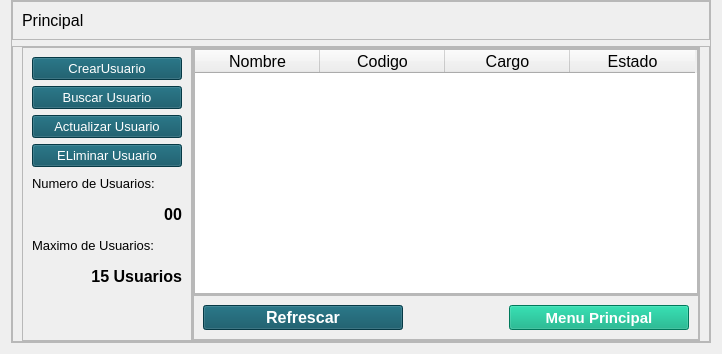
             <widget class="QWidget" name="pageA_Inicio">
              <layout class="QHBoxLayout" name="horizontalLayout_5">
               <property name="topMargin">
                <number>0</number>
               </property>
               <item>
                <widget class="QFrame" name="cuerpo">
                 <property name="minimumSize">
                  <size>
                   <width>0</width>
                   <height>0</height>
                  </size>
                 </property>
                 <property name="maximumSize">
                  <size>
                   <width>700</width>
                   <height>16777215</height>
                  </size>
                 </property>
                 <property name="styleSheet">
                  <string notr="true"/>
                 </property>
                 <property name="frameShape">
                  <enum>QFrame::StyledPanel</enum>
                 </property>
                 <property name="frameShadow">
                  <enum>QFrame::Raised</enum>
                 </property>
                 <layout class="QVBoxLayout" name="verticalLayout_3">
                  <property name="spacing">
                   <number>6</number>
                  </property>
                  <property name="leftMargin">
                   <number>0</number>
                  </property>
                  <property name="topMargin">
                   <number>0</number>
                  </property>
                  <property name="rightMargin">
                   <number>0</number>
                  </property>
                  <property name="bottomMargin">
                   <number>0</number>
                  </property>
                  <item>
                   <widget class="QFrame" name="Atitulo">
                    <property name="maximumSize">
                     <size>
                      <width>16777215</width>
                      <height>40</height>
                     </size>
                    </property>
                    <property name="frameShape">
                     <enum>QFrame::StyledPanel</enum>
                    </property>
                    <property name="frameShadow">
                     <enum>QFrame::Raised</enum>
                    </property>
                    <layout class="QVBoxLayout" name="verticalLayout_4">
                     <item>
                      <widget class="QLabel" name="label_2">
                       <property name="maximumSize">
                        <size>
                         <width>300</width>
                         <height>300</height>
                        </size>
                       </property>
                       <property name="font">
                        <font>
                         <pointsize>12</pointsize>
                        </font>
                       </property>
                       <property name="text">
                        <string>Principal</string>
                       </property>
                      </widget>
                     </item>
                    </layout>
                   </widget>
                  </item>
                  <item>
                   <widget class="QFrame" name="Cbody">
                    <property name="frameShape">
                     <enum>QFrame::StyledPanel</enum>
                    </property>
                    <property name="frameShadow">
                     <enum>QFrame::Raised</enum>
                    </property>
                    <layout class="QHBoxLayout" name="horizontalLayout_6">
                     <property name="spacing">
                      <number>0</number>
                     </property>
                     <property name="topMargin">
                      <number>0</number>
                     </property>
                     <property name="bottomMargin">
                      <number>0</number>
                     </property>
                     <item>
                      <widget class="QFrame" name="frame_8">
                       <property name="minimumSize">
                        <size>
                         <width>170</width>
                         <height>0</height>
                        </size>
                       </property>
                       <property name="maximumSize">
                        <size>
                         <width>150</width>
                         <height>16777215</height>
                        </size>
                       </property>
                       <property name="styleSheet">
                        <string notr="true">QPushButton
{
color: rgb(255, 255, 255);
background-color: rgb(8, 80, 97);
}
QPushButton::hover
{
color: rgb(255, 255, 255);
	background-color: rgb(45, 131, 118);
}</string>
                       </property>
                       <property name="frameShape">
                        <enum>QFrame::StyledPanel</enum>
                       </property>
                       <property name="frameShadow">
                        <enum>QFrame::Raised</enum>
                       </property>
                       <layout class="QVBoxLayout" name="verticalLayout_7">
                        <item>
                         <widget class="QPushButton" name="btnCrear">
                          <property name="font">
                           <font>
                            <pointsize>10</pointsize>
                           </font>
                          </property>
                          <property name="text">
                           <string>CrearUsuario</string>
                          </property>
                         </widget>
                        </item>
                        <item>
                         <widget class="QPushButton" name="btnBuscar">
                          <property name="font">
                           <font>
                            <pointsize>10</pointsize>
                           </font>
                          </property>
                          <property name="text">
                           <string>Buscar Usuario</string>
                          </property>
                         </widget>
                        </item>
                        <item>
                         <widget class="QPushButton" name="btnActualizar">
                          <property name="font">
                           <font>
                            <pointsize>10</pointsize>
                           </font>
                          </property>
                          <property name="text">
                           <string>Actualizar Usuario</string>
                          </property>
                         </widget>
                        </item>
                        <item>
                         <widget class="QPushButton" name="btnEliminar">
                          <property name="font">
                           <font>
                            <pointsize>10</pointsize>
                           </font>
                          </property>
                          <property name="text">
                           <string>ELiminar Usuario</string>
                          </property>
                         </widget>
                        </item>
                        <item>
                         <widget class="QLabel" name="label_3">
                          <property name="minimumSize">
                           <size>
                            <width>0</width>
                            <height>20</height>
                           </size>
                          </property>
                          <property name="font">
                           <font>
                            <pointsize>10</pointsize>
                           </font>
                          </property>
                          <property name="text">
                           <string>Numero de Usuarios:</string>
                          </property>
                         </widget>
                        </item>
                        <item>
                         <widget class="QLabel" name="txtTotal_item">
                          <property name="minimumSize">
                           <size>
                            <width>0</width>
                            <height>30</height>
                           </size>
                          </property>
                          <property name="font">
                           <font>
                            <pointsize>12</pointsize>
                            <weight>75</weight>
                            <bold>true</bold>
                           </font>
                          </property>
                          <property name="text">
                           <string>00</string>
                          </property>
                          <property name="alignment">
                           <set>Qt::AlignRight|Qt::AlignTrailing|Qt::AlignVCenter</set>
                          </property>
                         </widget>
                        </item>
                        <item>
                         <widget class="QLabel" name="label_5">
                          <property name="minimumSize">
                           <size>
                            <width>0</width>
                            <height>20</height>
                           </size>
                          </property>
                          <property name="font">
                           <font>
                            <pointsize>10</pointsize>
                           </font>
                          </property>
                          <property name="text">
                           <string>Maximo de Usuarios:</string>
                          </property>
                         </widget>
                        </item>
                        <item>
                         <widget class="QLabel" name="txtMaximo_item">
                          <property name="minimumSize">
                           <size>
                            <width>0</width>
                            <height>30</height>
                           </size>
                          </property>
                          <property name="font">
                           <font>
                            <pointsize>12</pointsize>
                            <weight>75</weight>
                            <bold>true</bold>
                           </font>
                          </property>
                          <property name="text">
                           <string>15 Usuarios</string>
                          </property>
                          <property name="alignment">
                           <set>Qt::AlignRight|Qt::AlignTrailing|Qt::AlignVCenter</set>
                          </property>
                         </widget>
                        </item>
                        <item>
                         <spacer name="verticalSpacer_2">
                          <property name="orientation">
                           <enum>Qt::Vertical</enum>
                          </property>
                          <property name="sizeHint" stdset="0">
                           <size>
                            <width>20</width>
                            <height>40</height>
                           </size>
                          </property>
                         </spacer>
                        </item>
                       </layout>
                      </widget>
                     </item>
                     <item>
                      <widget class="QFrame" name="frame_7">
                       <property name="frameShape">
                        <enum>QFrame::StyledPanel</enum>
                       </property>
                       <property name="frameShadow">
                        <enum>QFrame::Raised</enum>
                       </property>
                       <layout class="QVBoxLayout" name="verticalLayout_6">
                        <property name="spacing">
                         <number>0</number>
                        </property>
                        <property name="leftMargin">
                         <number>0</number>
                        </property>
                        <property name="topMargin">
                         <number>0</number>
                        </property>
                        <property name="rightMargin">
                         <number>0</number>
                        </property>
                        <property name="bottomMargin">
                         <number>0</number>
                        </property>
                        <item>
                         <widget class="QFrame" name="frame_9">
                          <property name="frameShape">
                           <enum>QFrame::StyledPanel</enum>
                          </property>
                          <property name="frameShadow">
                           <enum>QFrame::Raised</enum>
                          </property>
                          <layout class="QHBoxLayout" name="horizontalLayout_7">
                           <property name="spacing">
                            <number>0</number>
                           </property>
                           <property name="leftMargin">
                            <number>0</number>
                           </property>
                           <property name="topMargin">
                            <number>0</number>
                           </property>
                           <property name="rightMargin">
                            <number>0</number>
                           </property>
                           <property name="bottomMargin">
                            <number>0</number>
                           </property>
                           <item>
                            <widget class="QTableWidget" name="tblUsuario">
                             <property name="font">
                              <font>
                               <pointsize>12</pointsize>
                              </font>
                             </property>
                             <property name="styleSheet">
                              <string notr="true"/>
                             </property>
                             <attribute name="horizontalHeaderCascadingSectionResizes">
                              <bool>false</bool>
                             </attribute>
                             <attribute name="horizontalHeaderDefaultSectionSize">
                              <number>125</number>
                             </attribute>
                             <attribute name="verticalHeaderVisible">
                              <bool>false</bool>
                             </attribute>
                             <column>
                              <property name="text">
                               <string>Nombre</string>
                              </property>
                             </column>
                             <column>
                              <property name="text">
                               <string>Codigo</string>
                              </property>
                             </column>
                             <column>
                              <property name="text">
                               <string>Cargo</string>
                              </property>
                             </column>
                             <column>
                              <property name="text">
                               <string>Estado</string>
                              </property>
                             </column>
                            </widget>
                           </item>
                          </layout>
                         </widget>
                        </item>
                        <item>
                         <widget class="QFrame" name="frame_10">
                          <property name="minimumSize">
                           <size>
                            <width>0</width>
                            <height>45</height>
                           </size>
                          </property>
                          <property name="maximumSize">
                           <size>
                            <width>16777215</width>
                            <height>45</height>
                           </size>
                          </property>
                          <property name="styleSheet">
                           <string notr="true">QPushButton
{
color: rgb(255, 255, 255);
background-color: rgb(8, 80, 97);
}
QPushButton::hover
{
color: rgb(255, 255, 255);
	background-color: rgb(45, 131, 118);
}</string>
                          </property>
                          <property name="frameShape">
                           <enum>QFrame::StyledPanel</enum>
                          </property>
                          <property name="frameShadow">
                           <enum>QFrame::Raised</enum>
                          </property>
                          <layout class="QHBoxLayout" name="horizontalLayout_8">
                           <item>
                            <widget class="QPushButton" name="btnRefrescarA">
                             <property name="minimumSize">
                              <size>
                               <width>200</width>
                               <height>25</height>
                              </size>
                             </property>
                             <property name="maximumSize">
                              <size>
                               <width>200</width>
                               <height>25</height>
                              </size>
                             </property>
                             <property name="font">
                              <font>
                               <pointsize>12</pointsize>
                               <weight>75</weight>
                               <bold>true</bold>
                              </font>
                             </property>
                             <property name="text">
                              <string>Refrescar</string>
                             </property>
                            </widget>
                           </item>
                           <item>
                            <spacer name="horizontalSpacer">
                             <property name="orientation">
                              <enum>Qt::Horizontal</enum>
                             </property>
                             <property name="sizeHint" stdset="0">
                              <size>
                               <width>179</width>
                               <height>20</height>
                              </size>
                             </property>
                            </spacer>
                           </item>
                           <item>
                            <widget class="QPushButton" name="btnXCerrarA">
                             <property name="minimumSize">
                              <size>
                               <width>180</width>
                               <height>0</height>
                              </size>
                             </property>
                             <property name="font">
                              <font>
                               <pointsize>11</pointsize>
                               <weight>75</weight>
                               <bold>true</bold>
                              </font>
                             </property>
                             <property name="styleSheet">
                              <string notr="true">QPushButton
{
color: rgb(255, 255, 255);
background-color: rgb(0, 170, 127);

}
QPushButton::hover
{
color: rgb(255, 255, 255);
background-color: rgb(8, 80, 97);
}</string>
                             </property>
                             <property name="text">
                              <string>Menu Principal</string>
                             </property>
                            </widget>
                           </item>
                          </layout>
                         </widget>
                        </item>
                       </layout>
                      </widget>
                     </item>
                    </layout>
                   </widget>
                  </item>
                 </layout>
                </widget>
               </item>
              </layout>
             </widget>
